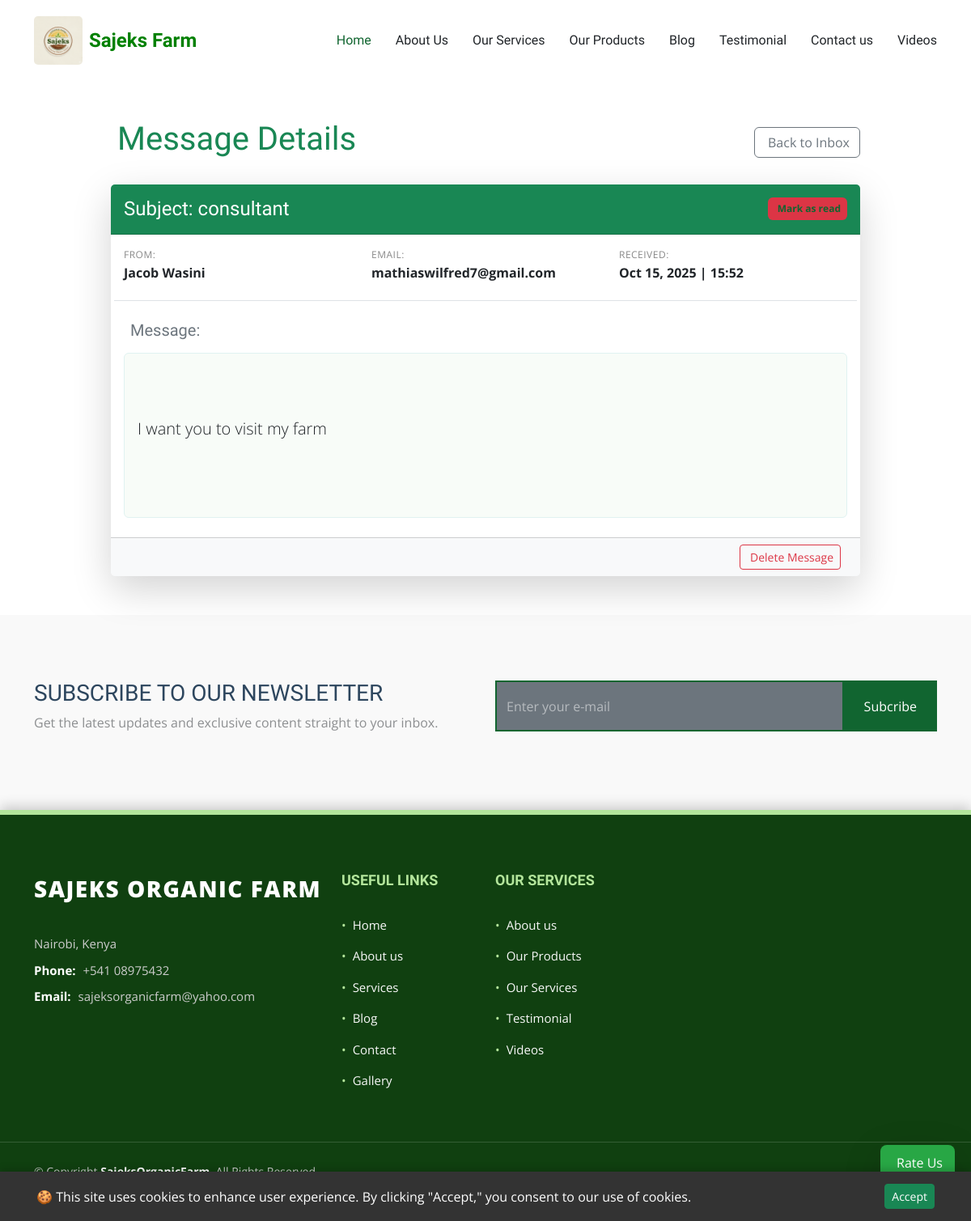
The page /contact_detail/29/ on the database its author committed.
### sajeksApp/models.py (models this page shows, shortened)
class Logo(models.Model):
    image = models.ImageField(upload_to = 'logo_img', help_text="this is the image to use on logo")

class Contact(models.Model):
    name = models.CharField(max_length=50)
    email = models.EmailField(max_length=50)
    subject=models.CharField(max_length=50)
    message = CKEditor5Field(max_length=500)
    status = models.BooleanField(default=True)
    posted_on = models.DateTimeField(auto_now_add=True)
    class Meta:
        ordering = ['posted_on']

class adminContact(models.Model):
    location = models.CharField(max_length=50)
    email = models.EmailField(max_length=50)
    call= models.CharField(max_length=50)

### sajeksApp/views.py (the view)
# urls.py: path('contact_detail/<int:contact_id>/', views.contact_detail, name ='contact_detail'),
def contact_detail(request, contact_id):
    logos = Logo.objects.first()
    try:
        contactid = get_object_or_404(Contact, pk = contact_id)
    except Contact.DoesNotExist:
        messages.error(request, 'This contact does not exist anymore')
        return redirect('contact_list')
    msg_countig = Contact.objects.filter(status =True)
    message_count = msg_countig.count()
    subscribtion_form = SubscribtionForm()
    contact = adminContact.objects.first()
    context = {
        'msg':contactid,
        'message_count':message_count,
        'sub_form':subscribtion_form,
        'admincontact':contact,
        'logo':logos
    }
    return render(request, 'sajeksApp/contact_detail.html', context)

### sajeksApp/templates/sajeksApp/contact_detail.html (shortened to what this page needs)
{% extends 'sajeksApp/base/base.html' %}
{% block content %}
<div class="container my-5">
    <div class="row">
        <div class="col-lg-10 offset-lg-1">
            <div class="d-flex justify-content-between align-items-center mb-4">
                <h1 class="text-success display-6">
                     Message Details
                </h1>
                <a href="{% url 'contact_list' %}" class="btn btn-outline-secondary">
                     Back to Inbox
                </a>
            </div>
            <div class="card shadow-lg border-0 message-detail-card">
                <div class="card-header bg-success text-white py-3 d-flex justify-content-between align-items-center">
                    <h2 class="h4 mb-0 text-truncate">Subject: {{ msg.subject }}</h2>
                    {% if msg.status == False %}
                        <span class="badge bg-white text-success fw-bold p-2">
                            <i class="far fa-check-circle me-1"></i> Read
                        </span>
                    {% else %}
                        <span class="badge bg-danger text-white fw-bold p-2 mark-read-indicator">
                            <a href = "{% url 'mark_as_read' msg.id %}" > Mark as read</a>
                        </span>
                    {% endif %}
                </div>
                <div class="card-body pb-0">
                    <div class="row mb-4 border-bottom pb-3">
                        <div class="col-md-4">
                            <p class="mb-1 text-muted small">From:</p>
                            <p class="fw-bold h6">{{ msg.name }}</p>
                        </div>
                        <div class="col-md-4">
                            <p class="mb-1 text-muted small">Email:</p>
                            <p class="fw-bold h6">{{ msg.email }}</p>
                        </div>
                        <div class="col-md-4">
                            <p class="mb-1 text-muted small">Received:</p>
                            <p class="fw-bold h6">{{ msg.posted_on|date:"M j, Y | H:i" }}</p>
                        </div>
                    </div>
                    <h5 class="text-secondary mb-3"> Message:</h5>
                    <div class="message-content p-3 border rounded mb-4">
                        <p class="lead">{{ msg.message|safe }}</p>
                    </div>
                </div>
                <div class="card-footer bg-light d-flex justify-content-end">
                    <form action = "{% url 'delete_contact' msg.id %}" method="post" class="d-inline">
                        <button type="submit" class="btn btn-outline-danger btn-sm me-2"
                                onclick="return confirm('Are you sure you want to delete this message?');">
                             Delete Message
                        </button>
                    </form>
                </div>
            </div>
        </div>
    </div>
</div>
{% endblock %}

### sajeksApp/templates/sajeksApp/base/base.html (shortened to what this page needs)
{% load static %}
<!DOCTYPE html>
<html lang="en">
<head>
  <link href="{% static 'sajeksApp/assets/vendor/bootstrap/css/bootstrap.min.css' %}" rel="stylesheet">
  <link href="{% static 'sajeksApp/assets/vendor/bootstrap-icons/bootstrap-icons.css' %}" rel="stylesheet">
  <link href="{% static 'sajeksApp/assets/vendor/aos/aos.css' %}" rel="stylesheet">
  <link href="{% static 'sajeksApp/assets/vendor/swiper/swiper-bundle.min.css' %}" rel="stylesheet">
  <link href="{% static 'sajeksApp/assets/vendor/glightbox/css/glightbox.min.css' %}" rel="stylesheet">
  <link href="{% static 'sajeksApp/assets/css/main.css' %}" rel="stylesheet">
  <link href="{% static 'sajeksApp/testimonial/about.css' %}" rel="stylesheet">
</head>
<body class="index-page">
  <header id="header" class="header d-flex align-items-center position-relative">
    <div class="container-fluid container-xl position-relative d-flex align-items-center justify-content-between">
      <a href="{% url 'home' %}" class="logo d-flex align-items-center me-auto">
          <img src="{{ logo.image.url }}"
              alt="SajeksFarm logo"
              class="img-fluid me-2"
              style="height: 60px; max-height: 60px; border-radius: 5px; transition: transform 0.3s ease-in-out;"
              onmouseover="this.style.transform='scale(3.2)'"
              onmouseout="this.style.transform='scale(1.0)'"
          >
          <h1 class="sitename mb-0 fw-bold" style="color: #008000; font-size: 24px;">
              Sajeks Farm
          </h1>
      </a>
      <nav id="navmenu" class="navmenu">
        <ul>
          <li><a href="{% url 'home' %}" class="active">Home</a></li>
          <li><a href="{% url 'about' %}">About Us</a></li>
          <li><a href="{% url 'service' %}">Our Services</a></li>
          <li><a href="{% url 'produce_list_view' %}">Our Products</a></li>
          <li><a href="{% url 'blog' %}">Blog</a></li>
          <li><a href="{% url 'testimonial' %}">Testimonial</a></li>
          <li><a href="{% url 'contact' %}">Contact us</a></li>
          <li><a href="{% url 'videos' %}">Videos</a></li>
        </ul>
      </nav>
    </div>
  </header>
  {% block content %}
  {% endblock %}
  {% include 'sajeksApp/base/testimonial_popup.html' %}
  {% include 'sajeksApp/base/rate_us_button.html' %}
    <section id="call-to-action" class="call-to-action section light-background">
        <div class="content">
          <div class="container">
            <div class="row align-items-center">
              <div class="col-lg-6">
                <h3>Subscribe To Our Newsletter</h3>
                <p class="opacity-50">
                  Get the latest updates and exclusive content straight to your inbox.
                </p>
              </div>
              <div class="col-lg-6" id="subscription-area">
                <form action="{% url 'subscribe' %}" method="post" class="form-subscribe">
                  <div class="form-group d-flex align-items-stretch">
                    {{ sub_form.email }}
                    <input type="submit" class="btn btn-secondary px-4" value="Subcribe">
                  </div>
                </form>
              </div>
            </div>
          </div>
        </div>
      </section>
    {% include 'sajeksFooter/footer.html' %}
  </body>
  </html>

### sajeksFooter/templates/sajeksFooter/footer.html (shortened to what this page needs)
{% extends "sajeksFooter/base/base.html" %}
{% block content %}
<footer id="footer" style="
    background: #104010; /* Dark Forest Green */
    color: #f8f8f8; /* Light text */
    font-size: 15px;
    padding: 0;
    border-top: 6px solid #b3e59b; /* Light green accent */
    box-shadow: 0 -4px 15px rgba(0, 0, 0, 0.2);
">
    <div class="footer-top" style="padding: 70px 0 40px 0;">
        <div class="container">
            <div class="row gy-4">
                <div class="col-lg-4 col-md-6 footer-about">
                    <a href="index.html" class="logo d-flex align-items-center" style="text-decoration: none;">
                        <span class="sitename" style="
                            font-size: 28px;
                            font-weight: 800;
                            color: #ffffff;
                            letter-spacing: 1.5px;
                            text-transform: uppercase;
                        ">Sajeks Organic Farm</span>
                    </a>
                    <div class="footer-contact pt-3" style="margin-top: 20px;">
                        <p style="margin-bottom: 10px; color: #cccccc;">{{admincontact.location}}</p>
                        <p style="margin-bottom: 10px;">
                            <strong style="color: #ffffff; font-weight: 700; margin-right: 5px;">Phone:</strong>
                            <span style="color: #cccccc;">{{admincontact.call}}</span>
                        </p>
                        <p style="margin-bottom: 0;">
                            <strong style="color: #ffffff; font-weight: 700; margin-right: 5px;">Email:</strong>
                            <span style="color: #cccccc;">{{admincontact.email}}</span>
                        </p>
                    </div>
                </div>
                <div class="col-lg-2 col-md-3 footer-links">
                    <h4 style="
                        font-size: 18px;
                        font-weight: 800;
                        color: #b3e59b; /* Accent Green */
                        text-transform: uppercase;
                        margin-bottom: 25px;
                    ">Useful Links</h4>
                    <ul style="list-style: none; padding: 0;">
                        <li style="padding: 8px 0;"><a href="{% url 'home' %}" style="color: #f8f8f8; text-decoration: none; display: flex; align-items: center;">
                            <span style="margin-right: 8px; color: #b3e59b;">&bull;</span> Home
                        </a></li>
                        <li style="padding: 8px 0;"><a href="{% url 'about' %}" style="color: #f8f8f8; text-decoration: none; display: flex; align-items: center;">
                            <span style="margin-right: 8px; color: #b3e59b;">&bull;</span> About us
                        </a></li>
                        <li style="padding: 8px 0;"><a href="{% url 'service' %}" style="color: #f8f8f8; text-decoration: none; display: flex; align-items: center;">
                            <span style="margin-right: 8px; color: #b3e59b;">&bull;</span> Services
                        </a></li>
                        <li style="padding: 8px 0;"><a href="{% url 'blog' %}" style="color: #f8f8f8; text-decoration: none; display: flex; align-items: center;">
                            <span style="margin-right: 8px; color: #b3e59b;">&bull;</span> Blog
                        </a></li>
                        <li style="padding: 8px 0;"><a href="{% url 'contact' %}" style="color: #f8f8f8; text-decoration: none; display: flex; align-items: center;">
                            <span style="margin-right: 8px; color: #b3e59b;">&bull;</span> Contact
                        </a></li>
                        <li style="padding: 8px 0;"><a href="{% url 'gallery' %}" style="color: #f8f8f8; text-decoration: none; display: flex; align-items: center;">
                            <span style="margin-right: 8px; color: #b3e59b;">&bull;</span> Gallery
                        </a></li>
                    </ul>
                </div>
                <div class="col-lg-2 col-md-3 footer-links">
                    <h4 style="
                        font-size: 18px;
                        font-weight: 800;
                        color: #b3e59b; /* Accent Green */
                        text-transform: uppercase;
                        margin-bottom: 25px;
                    ">Our Services</h4>
                    <ul style="list-style: none; padding: 0;">
                        <li style="padding: 8px 0;"><a href="{% url 'about' %}" style="color: #f8f8f8; text-decoration: none; display: flex; align-items: center;">
                            <span style="margin-right: 8px; color: #b3e59b;">&bull;</span> About us
                        </a></li>
                        <li style="padding: 8px 0;"><a href="{% url 'produce_list_view' %}" style="color: #f8f8f8; text-decoration: none; display: flex; align-items: center;">
                            <span style="margin-right: 8px; color: #b3e59b;">&bull;</span> Our Products
                        </a></li>
                        <li style="padding: 8px 0;"><a href="{% url 'service' %}" style="color: #f8f8f8; text-decoration: none; display: flex; align-items: center;">
                            <span style="margin-right: 8px; color: #b3e59b;">&bull;</span> Our Services
                        </a></li>
                        <li style="padding: 8px 0;"><a href="{% url 'testimonial' %}" style="color: #f8f8f8; text-decoration: none; display: flex; align-items: center;">
                            <span style="margin-right: 8px; color: #b3e59b;">&bull;</span> Testimonial
                        </a></li>
                        <li style="padding: 8px 0;"><a href="{% url 'videos' %}" style="color: #f8f8f8; text-decoration: none; display: flex; align-items: center;">
                            <span style="margin-right: 8px; color: #b3e59b;">&bull;</span>Videos
                        </a></li>
                    </ul>
                </div>
                <div class="col-lg-4 col-md-12">
                    </div>
            </div>
        </div>
    </div>
    <div class="copyright text-center" style="
        padding: 25px 0;
        border-top: 1px solid rgba(255, 255, 255, 0.15); /* Subtle separator */
        font-size: 14px;
        color: #cccccc;
    ">
        <div class="container d-flex flex-column flex-lg-row justify-content-center justify-content-lg-between align-items-center">
            <div class="d-flex flex-column align-items-center align-items-lg-start">
                <div style="margin-bottom: 5px;">
                    © Copyright <strong><span style="color: #ffffff;">SajeksOrganicFarm</span></strong>. All Rights Reserved
                </div>
                <div class="credits">
                    Designed by <a href="https://www.linkedin.com/in/wilfred-mathias-2a203a38a/" style="color: #b3e59b; text-decoration: none;">Wilfred Mathias(+2348134622388)</a>
                </div>
            </div>
            <div class="social-links order-first order-lg-last mb-3 mb-lg-0">
                <a href="https://www.linkedin.com/in/wilfred-mathias-2a203a38a/" style="
                    color: #cccccc;
                    margin-left: 10px;
                    display: inline-flex;
                    align-items: center;
                    justify-content: center;
                    width: 38px;
                    height: 38px;
                    border: 2px solid rgba(255, 255, 255, 0.3);
                    border-radius: 50%;
                    text-decoration: none;
                "></a>
            </div>
        </div>
    </div>
</footer>
{% endblock %}

### rows shown on the page
Logo: image (picture)
Contact: subject "consultant", name "Jacob Wasini", email "mathiaswilfred7@gmail.com", posted_on|H "Oct 15, 2025 | 15:52", message "I want you to visit my farm"
adminContact: location "Nairobi, Kenya", call "+541 08975432", email "sajeksorganicfarm@yahoo.com"
